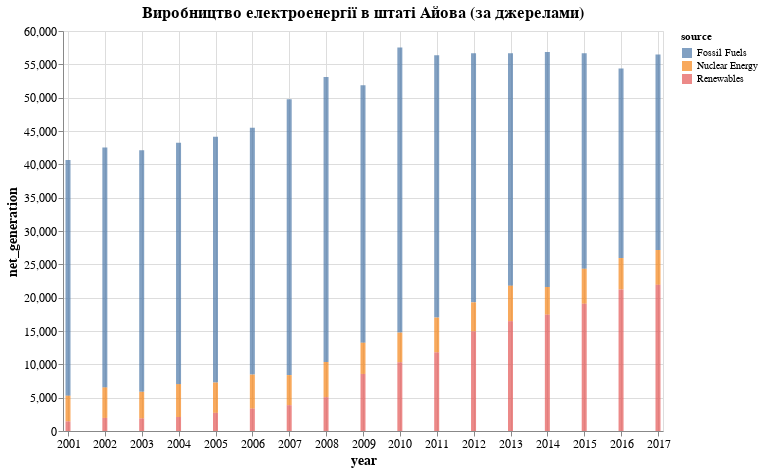

Notebook code cell kept with this figure:
### Markdown cell above
## Завдання 3.5

### Code cell
iowa_electricity_data = data.iowa_electricity()

layered_chart = alt.Chart(iowa_electricity_data).mark_bar(opacity=0.7).encode(
    x='year:T',
    y='net_generation:Q',  
    color='source:N'  
).properties(
    title='Виробництво електроенергії в штаті Айова (за джерелами)',
    width=600,
    height=400
).configure_axis(
    labelFontSize=12,
    titleFontSize=14
).configure_title(
    fontSize=16
)

layered_chart

### Figure 1 — Vega-Lite specification as saved in the notebook (floating-point values rounded to 4 significant figures)
{"config": {"view": {"continuousWidth": 400, "continuousHeight": 300}, "axis": {"labelFontSize": 12, "titleFontSize": 14}, "title": {"fontSize": 16}}, "data": {"name": "data-bb61008ba0c766c5601afa5323d12ad4"}, "mark": {"type": "bar", "opacity": 0.7}, "encoding": {"color": {"type": "nominal", "field": "source"}, "x": {"type": "temporal", "field": "year"}, "y": {"type": "quantitative", "field": "net_generation"}}, "height": 400, "title": "Виробництво електроенергії в штаті Айова (за джерелами)", "width": 600, "$schema": "https://vega.github.io/schema/vega-lite/v4.8.1.json", "datasets": {"data-bb61008ba0c766c5601afa5323d12ad4": [{"year": "2001-01-01T00:00:00", "source": "Fossil Fuels", "net_generation": 35361}, {"year": "2002-01-01T00:00:00", "source": "Fossil Fuels", "net_generation": 35991}, {"year": "2003-01-01T00:00:00", "source": "Fossil Fuels", "net_generation": 36234}, {"year": "2004-01-01T00:00:00", "source": "Fossil Fuels", "net_generation": 36205}, {"year": "2005-01-01T00:00:00", "source": "Fossil Fuels", "net_generation": 36883}, {"year": "2006-01-01T00:00:00", "source": "Fossil Fuels", "net_generation": 37014}, {"year": "2007-01-01T00:00:00", "source": "Fossil Fuels", "net_generation": 41389}, {"year": "2008-01-01T00:00:00", "source": "Fossil Fuels", "net_generation": 42734}, {"year": "2009-01-01T00:00:00", "source": "Fossil Fuels", "net_generation": 38620}, {"year": "2010-01-01T00:00:00", "source": "Fossil Fuels", "net_generation": 42750}, {"year": "2011-01-01T00:00:00", "source": "Fossil Fuels", "net_generation": 39361}, {"year": "2012-01-01T00:00:00", "source": "Fossil Fuels", "net_generation": 37379}, {"year": "2013-01-01T00:00:00", "source": "Fossil Fuels", "net_generation": 34873}, {"year": "2014-01-01T00:00:00", "source": "Fossil Fuels", "net_generation": 35250}, {"year": "2015-01-01T00:00:00", "source": "Fossil Fuels", "net_generation": 32319}, {"year": "2016-01-01T00:00:00", "source": "Fossil Fuels", "net_generation": 28437}, {"year": "2017-01-01T00:00:00", "source": "Fossil Fuels", "net_generation": 29329}, {"year": "2001-01-01T00:00:00", "source": "Nuclear Energy", "net_generation": 3853}, {"year": "2002-01-01T00:00:00", "source": "Nuclear Energy", "net_generation": 4574}, {"year": "2003-01-01T00:00:00", "source": "Nuclear Energy", "net_generation": 3988}, {"year": "2004-01-01T00:00:00", "source": "Nuclear Energy", "net_generation": 4929}, {"year": "2005-01-01T00:00:00", "source": "Nuclear Energy", "net_generation": 4538}, {"year": "2006-01-01T00:00:00", "source": "Nuclear Energy", "net_generation": 5095}, {"year": "2007-01-01T00:00:00", "source": "Nuclear Energy", "net_generation": 4519}, {"year": "2008-01-01T00:00:00", "source": "Nuclear Energy", "net_generation": 5282}, {"year": "2009-01-01T00:00:00", "source": "Nuclear Energy", "net_generation": 4679}, {"year": "2010-01-01T00:00:00", "source": "Nuclear Energy", "net_generation": 4451}, {"year": "2011-01-01T00:00:00", "source": "Nuclear Energy", "net_generation": 5215}, {"year": "2012-01-01T00:00:00", "source": "Nuclear Energy", "net_generation": 4347}, {"year": "2013-01-01T00:00:00", "source": "Nuclear Energy", "net_generation": 5321}, {"year": "2014-01-01T00:00:00", "source": "Nuclear Energy", "net_generation": 4152}, {"year": "2015-01-01T00:00:00", "source": "Nuclear Energy", "net_generation": 5243}, {"year": "2016-01-01T00:00:00", "source": "Nuclear Energy", "net_generation": 4703}, {"year": "2017-01-01T00:00:00", "source": "Nuclear Energy", "net_generation": 5214}, {"year": "2001-01-01T00:00:00", "source": "Renewables", "net_generation": 1437}, {"year": "2002-01-01T00:00:00", "source": "Renewables", "net_generation": 1963}, {"year": "2003-01-01T00:00:00", "source": "Renewables", "net_generation": 1885}, {"year": "2004-01-01T00:00:00", "source": "Renewables", "net_generation": 2102}, {"year": "2005-01-01T00:00:00", "source": "Renewables", "net_generation": 2724}, {"year": "2006-01-01T00:00:00", "source": "Renewables", "net_generation": 3364}, {"year": "2007-01-01T00:00:00", "source": "Renewables", "net_generation": 3870}, {"year": "2008-01-01T00:00:00", "source": "Renewables", "net_generation": 5070}, {"year": "2009-01-01T00:00:00", "source": "Renewables", "net_generation": 8560}, {"year": "2010-01-01T00:00:00", "source": "Renewables", "net_generation": 10308}, {"year": "2011-01-01T00:00:00", "source": "Renewables", "net_generation": 11795}, {"year": "2012-01-01T00:00:00", "source": "Renewables", "net_generation": 14949}, {"year": "2013-01-01T00:00:00", "source": "Renewables", "net_generation": 16476}, {"year": "2014-01-01T00:00:00", "source": "Renewables", "net_generation": 17452}, {"year": "2015-01-01T00:00:00", "source": "Renewables", "net_generation": 19091}, {"year": "2016-01-01T00:00:00", "source": "Renewables", "net_generation": 21241}, {"year": "2017-01-01T00:00:00", "source": "Renewables", "net_generation": 21933}]}}
